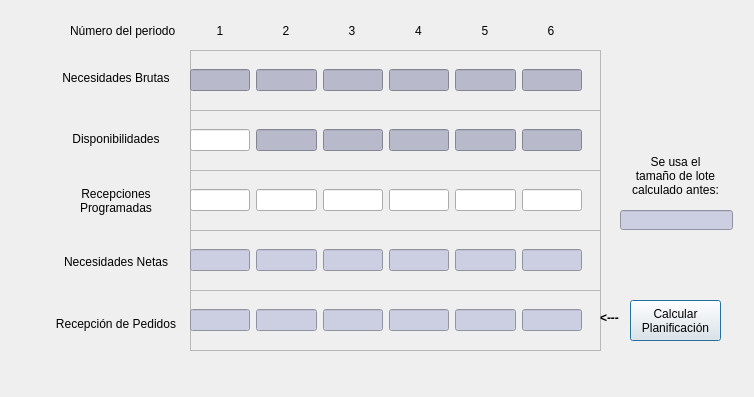
<?xml version="1.0" encoding="UTF-8"?>
<ui version="4.0">
 <class>Dialog_plan</class>
 <widget class="QDialog" name="Dialog_plan">
  <property name="geometry">
   <rect>
    <x>0</x>
    <y>0</y>
    <width>754</width>
    <height>397</height>
   </rect>
  </property>
  <property name="windowTitle">
   <string>Planificación</string>
  </property>
  <widget class="QFrame" name="NB">
   <property name="geometry">
    <rect>
     <x>190</x>
     <y>50</y>
     <width>411</width>
     <height>61</height>
    </rect>
   </property>
   <property name="frameShape">
    <enum>QFrame::StyledPanel</enum>
   </property>
   <property name="frameShadow">
    <enum>QFrame::Raised</enum>
   </property>
   <widget class="QWidget" name="horizontalLayoutWidget">
    <property name="geometry">
     <rect>
      <x>0</x>
      <y>0</y>
      <width>392</width>
      <height>61</height>
     </rect>
    </property>
    <layout class="QHBoxLayout" name="horizontalLayout">
     <item>
      <widget class="QLineEdit" name="nb_1">
       <property name="font">
        <font>
         <pointsize>9</pointsize>
        </font>
       </property>
       <property name="focusPolicy">
        <enum>Qt::NoFocus</enum>
       </property>
       <property name="styleSheet">
        <string notr="true">background-color: rgb(184, 186, 204);
border-color: rgb(184, 186, 204);</string>
       </property>
       <property name="alignment">
        <set>Qt::AlignCenter</set>
       </property>
       <property name="readOnly">
        <bool>true</bool>
       </property>
      </widget>
     </item>
     <item>
      <widget class="QLineEdit" name="nb_2">
       <property name="font">
        <font>
         <pointsize>9</pointsize>
        </font>
       </property>
       <property name="focusPolicy">
        <enum>Qt::NoFocus</enum>
       </property>
       <property name="styleSheet">
        <string notr="true">background-color: rgb(184, 186, 204);
border-color: rgb(184, 186, 204);</string>
       </property>
       <property name="alignment">
        <set>Qt::AlignCenter</set>
       </property>
       <property name="readOnly">
        <bool>true</bool>
       </property>
      </widget>
     </item>
     <item>
      <widget class="QLineEdit" name="nb_3">
       <property name="font">
        <font>
         <pointsize>9</pointsize>
        </font>
       </property>
       <property name="focusPolicy">
        <enum>Qt::NoFocus</enum>
       </property>
       <property name="styleSheet">
        <string notr="true">background-color: rgb(184, 186, 204);
border-color: rgb(184, 186, 204);</string>
       </property>
       <property name="alignment">
        <set>Qt::AlignCenter</set>
       </property>
       <property name="readOnly">
        <bool>true</bool>
       </property>
      </widget>
     </item>
     <item>
      <widget class="QLineEdit" name="nb_4">
       <property name="font">
        <font>
         <pointsize>9</pointsize>
        </font>
       </property>
       <property name="focusPolicy">
        <enum>Qt::NoFocus</enum>
       </property>
       <property name="styleSheet">
        <string notr="true">background-color: rgb(184, 186, 204);
border-color: rgb(184, 186, 204);</string>
       </property>
       <property name="alignment">
        <set>Qt::AlignCenter</set>
       </property>
       <property name="readOnly">
        <bool>true</bool>
       </property>
      </widget>
     </item>
     <item>
      <widget class="QLineEdit" name="nb_5">
       <property name="font">
        <font>
         <pointsize>9</pointsize>
        </font>
       </property>
       <property name="focusPolicy">
        <enum>Qt::NoFocus</enum>
       </property>
       <property name="styleSheet">
        <string notr="true">background-color: rgb(184, 186, 204);
border-color: rgb(184, 186, 204);</string>
       </property>
       <property name="alignment">
        <set>Qt::AlignCenter</set>
       </property>
       <property name="readOnly">
        <bool>true</bool>
       </property>
      </widget>
     </item>
     <item>
      <widget class="QLineEdit" name="nb_6">
       <property name="font">
        <font>
         <pointsize>9</pointsize>
        </font>
       </property>
       <property name="focusPolicy">
        <enum>Qt::NoFocus</enum>
       </property>
       <property name="styleSheet">
        <string notr="true">background-color: rgb(184, 186, 204);
border-color: rgb(184, 186, 204);</string>
       </property>
       <property name="alignment">
        <set>Qt::AlignCenter</set>
       </property>
       <property name="readOnly">
        <bool>true</bool>
       </property>
      </widget>
     </item>
    </layout>
   </widget>
  </widget>
  <widget class="QFrame" name="Disp">
   <property name="geometry">
    <rect>
     <x>190</x>
     <y>110</y>
     <width>411</width>
     <height>61</height>
    </rect>
   </property>
   <property name="frameShape">
    <enum>QFrame::StyledPanel</enum>
   </property>
   <property name="frameShadow">
    <enum>QFrame::Raised</enum>
   </property>
   <widget class="QWidget" name="horizontalLayoutWidget_2">
    <property name="geometry">
     <rect>
      <x>0</x>
      <y>0</y>
      <width>392</width>
      <height>61</height>
     </rect>
    </property>
    <layout class="QHBoxLayout" name="horizontalLayout_2">
     <item>
      <widget class="QLineEdit" name="nb_7">
       <property name="font">
        <font>
         <pointsize>9</pointsize>
        </font>
       </property>
       <property name="alignment">
        <set>Qt::AlignCenter</set>
       </property>
      </widget>
     </item>
     <item>
      <widget class="QLineEdit" name="nb_8">
       <property name="font">
        <font>
         <pointsize>9</pointsize>
        </font>
       </property>
       <property name="styleSheet">
        <string notr="true">background-color: rgb(184, 186, 204);
border-color: rgb(184, 186, 204);</string>
       </property>
       <property name="alignment">
        <set>Qt::AlignCenter</set>
       </property>
       <property name="readOnly">
        <bool>true</bool>
       </property>
      </widget>
     </item>
     <item>
      <widget class="QLineEdit" name="nb_9">
       <property name="font">
        <font>
         <pointsize>9</pointsize>
        </font>
       </property>
       <property name="styleSheet">
        <string notr="true">background-color: rgb(184, 186, 204);
border-color: rgb(184, 186, 204);</string>
       </property>
       <property name="alignment">
        <set>Qt::AlignCenter</set>
       </property>
       <property name="readOnly">
        <bool>true</bool>
       </property>
      </widget>
     </item>
     <item>
      <widget class="QLineEdit" name="nb_10">
       <property name="font">
        <font>
         <pointsize>9</pointsize>
        </font>
       </property>
       <property name="styleSheet">
        <string notr="true">background-color: rgb(184, 186, 204);
border-color: rgb(184, 186, 204);</string>
       </property>
       <property name="alignment">
        <set>Qt::AlignCenter</set>
       </property>
       <property name="readOnly">
        <bool>true</bool>
       </property>
      </widget>
     </item>
     <item>
      <widget class="QLineEdit" name="nb_11">
       <property name="font">
        <font>
         <pointsize>9</pointsize>
        </font>
       </property>
       <property name="styleSheet">
        <string notr="true">background-color: rgb(184, 186, 204);
border-color: rgb(184, 186, 204);</string>
       </property>
       <property name="alignment">
        <set>Qt::AlignCenter</set>
       </property>
       <property name="readOnly">
        <bool>true</bool>
       </property>
      </widget>
     </item>
     <item>
      <widget class="QLineEdit" name="nb_12">
       <property name="font">
        <font>
         <pointsize>9</pointsize>
        </font>
       </property>
       <property name="styleSheet">
        <string notr="true">background-color: rgb(184, 186, 204);
border-color: rgb(184, 186, 204);</string>
       </property>
       <property name="alignment">
        <set>Qt::AlignCenter</set>
       </property>
       <property name="readOnly">
        <bool>true</bool>
       </property>
      </widget>
     </item>
    </layout>
   </widget>
  </widget>
  <widget class="QFrame" name="RP">
   <property name="geometry">
    <rect>
     <x>190</x>
     <y>170</y>
     <width>411</width>
     <height>61</height>
    </rect>
   </property>
   <property name="frameShape">
    <enum>QFrame::StyledPanel</enum>
   </property>
   <property name="frameShadow">
    <enum>QFrame::Raised</enum>
   </property>
   <widget class="QWidget" name="horizontalLayoutWidget_3">
    <property name="geometry">
     <rect>
      <x>0</x>
      <y>0</y>
      <width>392</width>
      <height>61</height>
     </rect>
    </property>
    <layout class="QHBoxLayout" name="horizontalLayout_3">
     <item>
      <widget class="QLineEdit" name="nb_13">
       <property name="font">
        <font>
         <pointsize>9</pointsize>
        </font>
       </property>
       <property name="alignment">
        <set>Qt::AlignCenter</set>
       </property>
      </widget>
     </item>
     <item>
      <widget class="QLineEdit" name="nb_14">
       <property name="font">
        <font>
         <pointsize>9</pointsize>
        </font>
       </property>
       <property name="alignment">
        <set>Qt::AlignCenter</set>
       </property>
      </widget>
     </item>
     <item>
      <widget class="QLineEdit" name="nb_15">
       <property name="font">
        <font>
         <pointsize>9</pointsize>
        </font>
       </property>
       <property name="alignment">
        <set>Qt::AlignCenter</set>
       </property>
      </widget>
     </item>
     <item>
      <widget class="QLineEdit" name="nb_16">
       <property name="font">
        <font>
         <pointsize>9</pointsize>
        </font>
       </property>
       <property name="alignment">
        <set>Qt::AlignCenter</set>
       </property>
      </widget>
     </item>
     <item>
      <widget class="QLineEdit" name="nb_17">
       <property name="font">
        <font>
         <pointsize>9</pointsize>
        </font>
       </property>
       <property name="alignment">
        <set>Qt::AlignCenter</set>
       </property>
      </widget>
     </item>
     <item>
      <widget class="QLineEdit" name="nb_18">
       <property name="font">
        <font>
         <pointsize>9</pointsize>
        </font>
       </property>
       <property name="alignment">
        <set>Qt::AlignCenter</set>
       </property>
      </widget>
     </item>
    </layout>
   </widget>
  </widget>
  <widget class="QFrame" name="NN">
   <property name="geometry">
    <rect>
     <x>190</x>
     <y>230</y>
     <width>411</width>
     <height>61</height>
    </rect>
   </property>
   <property name="frameShape">
    <enum>QFrame::StyledPanel</enum>
   </property>
   <property name="frameShadow">
    <enum>QFrame::Raised</enum>
   </property>
   <widget class="QWidget" name="horizontalLayoutWidget_4">
    <property name="geometry">
     <rect>
      <x>0</x>
      <y>0</y>
      <width>392</width>
      <height>61</height>
     </rect>
    </property>
    <layout class="QHBoxLayout" name="horizontalLayout_4">
     <item>
      <widget class="QLineEdit" name="nb_19">
       <property name="font">
        <font>
         <pointsize>9</pointsize>
        </font>
       </property>
       <property name="styleSheet">
        <string notr="true">background-color: rgb(204, 206, 226);</string>
       </property>
       <property name="alignment">
        <set>Qt::AlignCenter</set>
       </property>
       <property name="readOnly">
        <bool>true</bool>
       </property>
      </widget>
     </item>
     <item>
      <widget class="QLineEdit" name="nb_20">
       <property name="font">
        <font>
         <pointsize>9</pointsize>
        </font>
       </property>
       <property name="styleSheet">
        <string notr="true">background-color: rgb(204, 206, 226);</string>
       </property>
       <property name="alignment">
        <set>Qt::AlignCenter</set>
       </property>
       <property name="readOnly">
        <bool>true</bool>
       </property>
      </widget>
     </item>
     <item>
      <widget class="QLineEdit" name="nb_21">
       <property name="font">
        <font>
         <pointsize>9</pointsize>
        </font>
       </property>
       <property name="styleSheet">
        <string notr="true">background-color: rgb(204, 206, 226);</string>
       </property>
       <property name="alignment">
        <set>Qt::AlignCenter</set>
       </property>
       <property name="readOnly">
        <bool>true</bool>
       </property>
      </widget>
     </item>
     <item>
      <widget class="QLineEdit" name="nb_22">
       <property name="font">
        <font>
         <pointsize>9</pointsize>
        </font>
       </property>
       <property name="styleSheet">
        <string notr="true">background-color: rgb(204, 206, 226);</string>
       </property>
       <property name="alignment">
        <set>Qt::AlignCenter</set>
       </property>
       <property name="readOnly">
        <bool>true</bool>
       </property>
      </widget>
     </item>
     <item>
      <widget class="QLineEdit" name="nb_23">
       <property name="font">
        <font>
         <pointsize>9</pointsize>
        </font>
       </property>
       <property name="styleSheet">
        <string notr="true">background-color: rgb(204, 206, 226);</string>
       </property>
       <property name="alignment">
        <set>Qt::AlignCenter</set>
       </property>
       <property name="readOnly">
        <bool>true</bool>
       </property>
      </widget>
     </item>
     <item>
      <widget class="QLineEdit" name="nb_24">
       <property name="font">
        <font>
         <pointsize>9</pointsize>
        </font>
       </property>
       <property name="styleSheet">
        <string notr="true">background-color: rgb(204, 206, 226);</string>
       </property>
       <property name="alignment">
        <set>Qt::AlignCenter</set>
       </property>
       <property name="readOnly">
        <bool>true</bool>
       </property>
      </widget>
     </item>
    </layout>
   </widget>
  </widget>
  <widget class="QFrame" name="RPPL">
   <property name="geometry">
    <rect>
     <x>190</x>
     <y>290</y>
     <width>411</width>
     <height>61</height>
    </rect>
   </property>
   <property name="frameShape">
    <enum>QFrame::StyledPanel</enum>
   </property>
   <property name="frameShadow">
    <enum>QFrame::Raised</enum>
   </property>
   <widget class="QWidget" name="horizontalLayoutWidget_5">
    <property name="geometry">
     <rect>
      <x>0</x>
      <y>0</y>
      <width>392</width>
      <height>61</height>
     </rect>
    </property>
    <layout class="QHBoxLayout" name="horizontalLayout_5">
     <item>
      <widget class="QLineEdit" name="nb_25">
       <property name="font">
        <font>
         <pointsize>9</pointsize>
        </font>
       </property>
       <property name="styleSheet">
        <string notr="true">background-color: rgb(204, 206, 226);
border-color: rgb(255, 0, 0);</string>
       </property>
       <property name="alignment">
        <set>Qt::AlignCenter</set>
       </property>
       <property name="readOnly">
        <bool>true</bool>
       </property>
      </widget>
     </item>
     <item>
      <widget class="QLineEdit" name="nb_26">
       <property name="font">
        <font>
         <pointsize>9</pointsize>
        </font>
       </property>
       <property name="styleSheet">
        <string notr="true">background-color: rgb(204, 206, 226);
border-color: rgb(255, 0, 0);</string>
       </property>
       <property name="alignment">
        <set>Qt::AlignCenter</set>
       </property>
       <property name="readOnly">
        <bool>true</bool>
       </property>
      </widget>
     </item>
     <item>
      <widget class="QLineEdit" name="nb_27">
       <property name="font">
        <font>
         <pointsize>9</pointsize>
        </font>
       </property>
       <property name="styleSheet">
        <string notr="true">background-color: rgb(204, 206, 226);
border-color: rgb(255, 0, 0);</string>
       </property>
       <property name="alignment">
        <set>Qt::AlignCenter</set>
       </property>
       <property name="readOnly">
        <bool>true</bool>
       </property>
      </widget>
     </item>
     <item>
      <widget class="QLineEdit" name="nb_28">
       <property name="font">
        <font>
         <pointsize>9</pointsize>
        </font>
       </property>
       <property name="styleSheet">
        <string notr="true">background-color: rgb(204, 206, 226);
border-color: rgb(255, 0, 0);</string>
       </property>
       <property name="alignment">
        <set>Qt::AlignCenter</set>
       </property>
       <property name="readOnly">
        <bool>true</bool>
       </property>
      </widget>
     </item>
     <item>
      <widget class="QLineEdit" name="nb_29">
       <property name="font">
        <font>
         <pointsize>9</pointsize>
        </font>
       </property>
       <property name="styleSheet">
        <string notr="true">background-color: rgb(204, 206, 226);
border-color: rgb(255, 0, 0);</string>
       </property>
       <property name="alignment">
        <set>Qt::AlignCenter</set>
       </property>
       <property name="readOnly">
        <bool>true</bool>
       </property>
      </widget>
     </item>
     <item>
      <widget class="QLineEdit" name="nb_30">
       <property name="font">
        <font>
         <pointsize>9</pointsize>
        </font>
       </property>
       <property name="styleSheet">
        <string notr="true">background-color: rgb(204, 206, 226);
border-color: rgb(255, 0, 0);</string>
       </property>
       <property name="alignment">
        <set>Qt::AlignCenter</set>
       </property>
       <property name="readOnly">
        <bool>true</bool>
       </property>
      </widget>
     </item>
    </layout>
   </widget>
  </widget>
  <widget class="QWidget" name="verticalLayoutWidget">
   <property name="geometry">
    <rect>
     <x>50</x>
     <y>50</y>
     <width>132</width>
     <height>301</height>
    </rect>
   </property>
   <layout class="QVBoxLayout" name="verticalLayout">
    <item>
     <widget class="QLabel" name="label">
      <property name="font">
       <font>
        <pointsize>9</pointsize>
       </font>
      </property>
      <property name="text">
       <string>Necesidades Brutas</string>
      </property>
      <property name="alignment">
       <set>Qt::AlignCenter</set>
      </property>
     </widget>
    </item>
    <item>
     <widget class="QLabel" name="label_2">
      <property name="font">
       <font>
        <pointsize>9</pointsize>
       </font>
      </property>
      <property name="text">
       <string>Disponibilidades</string>
      </property>
      <property name="alignment">
       <set>Qt::AlignCenter</set>
      </property>
     </widget>
    </item>
    <item>
     <widget class="QLabel" name="label_3">
      <property name="font">
       <font>
        <pointsize>9</pointsize>
       </font>
      </property>
      <property name="text">
       <string>Recepciones
Programadas</string>
      </property>
      <property name="alignment">
       <set>Qt::AlignCenter</set>
      </property>
     </widget>
    </item>
    <item>
     <widget class="QLabel" name="label_4">
      <property name="font">
       <font>
        <pointsize>9</pointsize>
       </font>
      </property>
      <property name="text">
       <string>Necesidades Netas</string>
      </property>
      <property name="alignment">
       <set>Qt::AlignCenter</set>
      </property>
     </widget>
    </item>
    <item>
     <widget class="QLabel" name="label_5">
      <property name="font">
       <font>
        <pointsize>9</pointsize>
       </font>
      </property>
      <property name="text">
       <string>Recepción de Pedidos</string>
      </property>
      <property name="alignment">
       <set>Qt::AlignCenter</set>
      </property>
     </widget>
    </item>
   </layout>
  </widget>
  <widget class="QWidget" name="horizontalLayoutWidget_6">
   <property name="geometry">
    <rect>
     <x>190</x>
     <y>10</y>
     <width>391</width>
     <height>41</height>
    </rect>
   </property>
   <layout class="QHBoxLayout" name="horizontalLayout_6">
    <item>
     <widget class="QLabel" name="label_6">
      <property name="font">
       <font>
        <pointsize>9</pointsize>
       </font>
      </property>
      <property name="text">
       <string>1</string>
      </property>
      <property name="alignment">
       <set>Qt::AlignCenter</set>
      </property>
     </widget>
    </item>
    <item>
     <widget class="QLabel" name="label_7">
      <property name="font">
       <font>
        <pointsize>9</pointsize>
       </font>
      </property>
      <property name="text">
       <string>2</string>
      </property>
      <property name="alignment">
       <set>Qt::AlignCenter</set>
      </property>
     </widget>
    </item>
    <item>
     <widget class="QLabel" name="label_8">
      <property name="font">
       <font>
        <pointsize>9</pointsize>
       </font>
      </property>
      <property name="text">
       <string>3</string>
      </property>
      <property name="alignment">
       <set>Qt::AlignCenter</set>
      </property>
     </widget>
    </item>
    <item>
     <widget class="QLabel" name="label_9">
      <property name="font">
       <font>
        <pointsize>9</pointsize>
       </font>
      </property>
      <property name="text">
       <string>4</string>
      </property>
      <property name="alignment">
       <set>Qt::AlignCenter</set>
      </property>
     </widget>
    </item>
    <item>
     <widget class="QLabel" name="label_10">
      <property name="font">
       <font>
        <pointsize>9</pointsize>
       </font>
      </property>
      <property name="text">
       <string>5</string>
      </property>
      <property name="alignment">
       <set>Qt::AlignCenter</set>
      </property>
     </widget>
    </item>
    <item>
     <widget class="QLabel" name="label_11">
      <property name="font">
       <font>
        <pointsize>9</pointsize>
       </font>
      </property>
      <property name="text">
       <string>6</string>
      </property>
      <property name="alignment">
       <set>Qt::AlignCenter</set>
      </property>
     </widget>
    </item>
   </layout>
  </widget>
  <widget class="QLabel" name="label_12">
   <property name="geometry">
    <rect>
     <x>70</x>
     <y>20</y>
     <width>111</width>
     <height>21</height>
    </rect>
   </property>
   <property name="text">
    <string>Número del periodo</string>
   </property>
  </widget>
  <widget class="QLabel" name="label_13">
   <property name="geometry">
    <rect>
     <x>620</x>
     <y>150</y>
     <width>111</width>
     <height>51</height>
    </rect>
   </property>
   <property name="font">
    <font>
     <pointsize>9</pointsize>
    </font>
   </property>
   <property name="text">
    <string>Se usa el
tamaño de lote
calculado antes:</string>
   </property>
   <property name="alignment">
    <set>Qt::AlignCenter</set>
   </property>
  </widget>
  <widget class="QLineEdit" name="line_tamano">
   <property name="geometry">
    <rect>
     <x>620</x>
     <y>210</y>
     <width>113</width>
     <height>20</height>
    </rect>
   </property>
   <property name="font">
    <font>
     <pointsize>9</pointsize>
    </font>
   </property>
   <property name="styleSheet">
    <string notr="true">background-color: rgb(204, 206, 226);</string>
   </property>
   <property name="alignment">
    <set>Qt::AlignCenter</set>
   </property>
   <property name="readOnly">
    <bool>true</bool>
   </property>
  </widget>
  <widget class="QPushButton" name="bt_calcular">
   <property name="geometry">
    <rect>
     <x>630</x>
     <y>300</y>
     <width>91</width>
     <height>41</height>
    </rect>
   </property>
   <property name="font">
    <font>
     <pointsize>9</pointsize>
    </font>
   </property>
   <property name="text">
    <string>Calcular
Planificación</string>
   </property>
  </widget>
  <widget class="QLabel" name="label_14">
   <property name="geometry">
    <rect>
     <x>600</x>
     <y>310</y>
     <width>31</width>
     <height>16</height>
    </rect>
   </property>
   <property name="font">
    <font>
     <pointsize>9</pointsize>
     <weight>75</weight>
     <bold>true</bold>
    </font>
   </property>
   <property name="text">
    <string>&lt;---</string>
   </property>
  </widget>
 </widget>
 <resources/>
 <connections/>
</ui>
